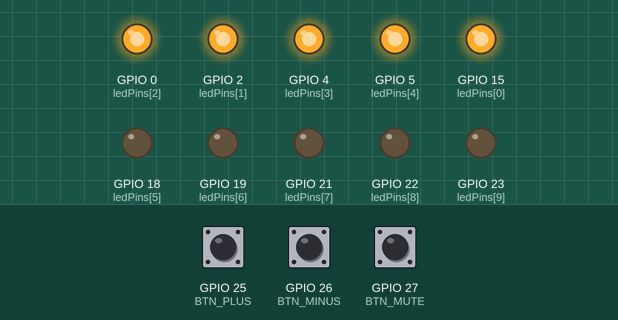
This program was run on a simulated ESP32. Shown: output pins drawn as LEDs (lit = HIGH). Inputs (shaded band) come from the test bench; at power-on: GPIO 25 (BTN_PLUS) HIGH, GPIO 27 (BTN_MUTE) HIGH, GPIO 26 (BTN_MINUS) HIGH. What the program prints to the serial monitor is not drawn.

Above: at 1.2 s.
1.3 s: GPIO 25 (BTN_PLUS) pulled LOW for 0.15 s
At 2.5 s:
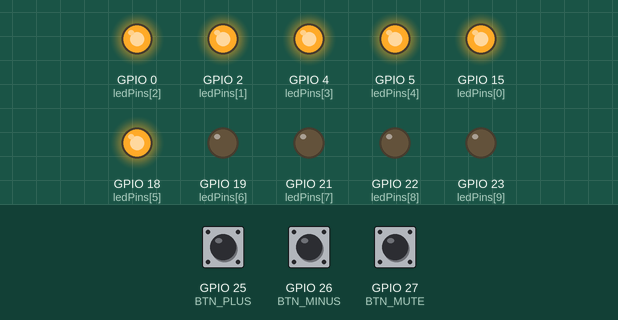
2.9 s: GPIO 27 (BTN_MUTE) pulled LOW for 0.15 s
At 3.7 s:
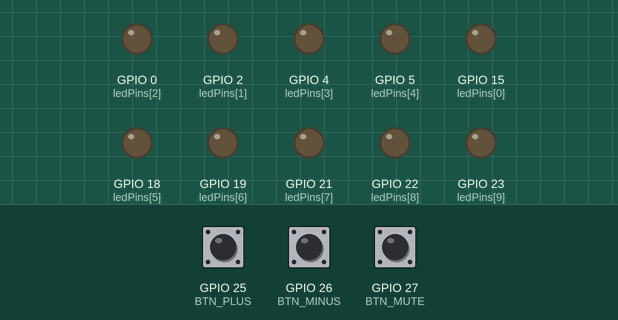
4.5 s: GPIO 26 (BTN_MINUS) pulled LOW for 0.15 s
6.1 s: GPIO 27 (BTN_MUTE) pulled LOW for 1 s
At 7.4 s:
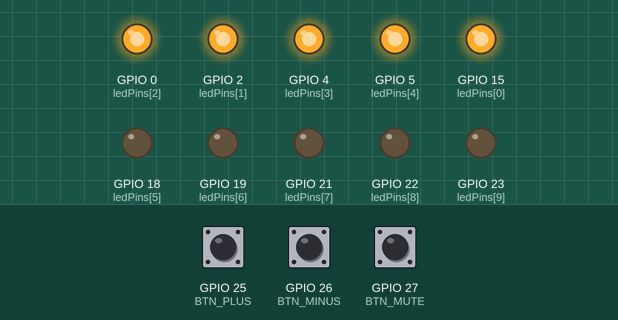
8.6 s: GPIO 26 (BTN_MINUS) pulled LOW for 1 s
At 9.3 s:
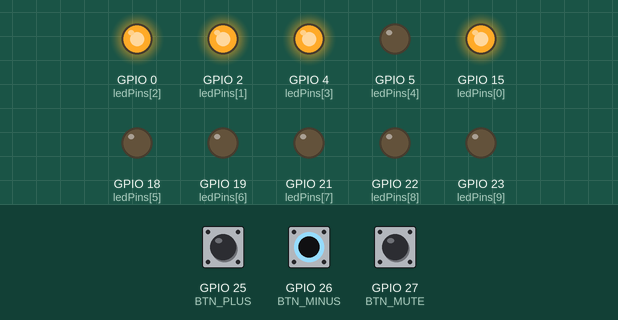
11.1 s: GPIO 26 (BTN_MINUS) pulled LOW for 0.15 s
At 12.3 s:
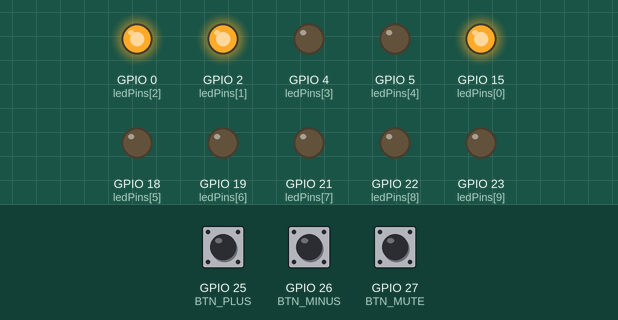
Timing chart, 0 to 13.7 s (numbered marks = the images above; inputs shaded):
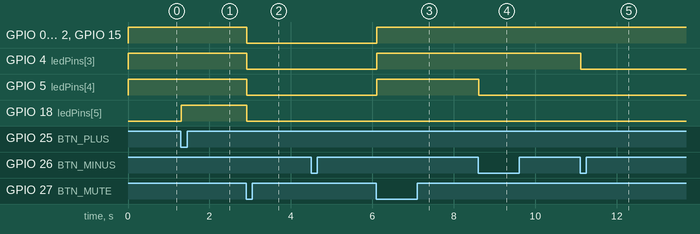

The program:

main.cpp
```cpp
#include <Arduino.h>

// --- CONFIG ---
#define DEBOUNCE_MS 12   // change this to find the minimum

// LED bar pins (ESP32-safe set)
byte ledPins[] = {15, 2, 0, 4, 5, 18, 19, 21, 22, 23};
const int ledCount = sizeof(ledPins) / sizeof(ledPins[0]);

// Pushbuttons (active-LOW, using internal pull-ups)
const int BTN_PLUS  = 25;
const int BTN_MINUS = 26;
const int BTN_MUTE  = 27;

// Volume state
int volume = 5;
int savedVolume = 5;
bool muted = false;

// --- Simple non-blocking debouncer (per button) ---
struct Debounce {
  int pin;
  int lastReading;
  int stableState;            // debounced state
  unsigned long lastChange;   // last time the raw reading flipped
};

Debounce bPlus  {BTN_PLUS,  HIGH, HIGH, 0};
Debounce bMinus {BTN_MINUS, HIGH, HIGH, 0};
Debounce bMute  {BTN_MUTE,  HIGH, HIGH, 0};

bool pressedOnce(Debounce &d) {
  unsigned long now = millis();
  int raw = digitalRead(d.pin);
  if (raw != d.lastReading) {
    d.lastChange = now;            // reading changed: restart debounce timer
  }
  if ((now - d.lastChange) >= DEBOUNCE_MS && raw != d.stableState) {
    d.stableState = raw;           // debounced state just changed
    d.lastReading = raw;
    return (d.stableState == LOW); // report a press exactly once per physical press
  }
  d.lastReading = raw;
  return false;
}

// --- UI ---
void renderVolume() {
  int showCount = muted ? 0 : volume;
  for (int i = 0; i < ledCount; i++) {
    digitalWrite(ledPins[i], (i < showCount) ? HIGH : LOW);
  }
  Serial.print("LEDs: ");
  for (int i = 0; i < ledCount; i++) Serial.print((i < showCount) ? "█" : "-");
  Serial.print("  Vol: ");  Serial.print(volume);
  Serial.print("  Saved: ");Serial.print(savedVolume);
  Serial.print("  Muted: ");Serial.print(muted ? "YES" : "NO");
  Serial.print("  (DEBOUNCE_MS="); Serial.print(DEBOUNCE_MS); Serial.println(")");
}

void setup() {
  Serial.begin(115200);
  for (int i = 0; i < ledCount; i++) {
    pinMode(ledPins[i], OUTPUT);
    digitalWrite(ledPins[i], LOW);
  }

  pinMode(BTN_PLUS,  INPUT_PULLUP);
  pinMode(BTN_MINUS, INPUT_PULLUP);
  pinMode(BTN_MUTE,  INPUT_PULLUP);

  // Init debouncers with current readings
  bPlus.lastReading  = bPlus.stableState  = digitalRead(BTN_PLUS);
  bMinus.lastReading = bMinus.stableState = digitalRead(BTN_MINUS);
  bMute.lastReading  = bMute.stableState  = digitalRead(BTN_MUTE);

  renderVolume();
}

void loop() {
  if (pressedOnce(bPlus)) {
    if (!muted && volume < ledCount) volume++;
    if (muted && savedVolume < ledCount) savedVolume++;
    Serial.println("PLUS press detected");
    renderVolume();
  }

  if (pressedOnce(bMinus)) {
    if (!muted && volume > 1) volume--;
    if (muted && savedVolume > 1) savedVolume--;
    Serial.println("MINUS press detected");
    renderVolume();
  }

  if (pressedOnce(bMute)) {
    muted = !muted;
    if (muted) savedVolume = volume;
    else       volume = savedVolume;
    Serial.println("MUTE press detected (toggle mute)");
    renderVolume();
  }
}
```

Measured:
- after the input at 1.3 s, GPIO 18 (ledPins[5]): LOW → HIGH at once
- after the input at 2.9 s, GPIO 0 (ledPins[2]), GPIO 2 (ledPins[1]), GPIO 4 (ledPins[3]), GPIO 5 (ledPins[4]), GPIO 15 (ledPins[0]), GPIO 18 (ledPins[5]): HIGH → LOW at once
- after the input at 4.5 s, every drawn part: stays the same
- after the input at 6.1 s, GPIO 0 (ledPins[2]), GPIO 2 (ledPins[1]), GPIO 4 (ledPins[3]), GPIO 5 (ledPins[4]), GPIO 15 (ledPins[0]): LOW → HIGH at once
- after the input at 8.6 s, GPIO 5 (ledPins[4]): HIGH → LOW at once
- after the input at 11.1 s, GPIO 4 (ledPins[3]): HIGH → LOW at once
